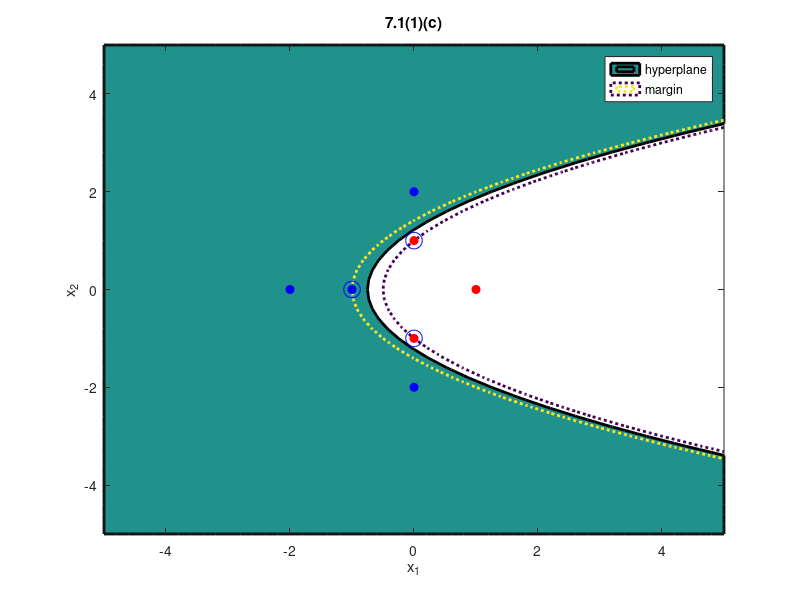

Recreate this plot in MATLAB.
function hw7_1_1c()
x = [1 0; 0 1; 0 -1; -1 0; 0 2; 0 -2; -2 0];
y = [-1; -1; -1; 1; 1; 1; 1];

x1 = x(:, 1);
x2 = x(:, 2);

phi_1 = x2 .^2 - 2*x1 - 1;
phi_2 = x1 .^2 - 2*x2 + 1;


g(1) = -1.5;
g(2) = -2;
g(3) = 1;
margin = 0.5;
[X,Y] = meshgrid(-5:.2:5,-5:.2:5);
Z = g(1) + g(2).*X + g(3).*Y.^2;
contourf( X, Y, Z, [0, 0], 'LineStyle', '-', 'LineWidth', 2);
hold on;
contour( X, Y, Z, [-margin, margin], 'LineStyle', ':', 'LineWidth', 2);

s = ['o', 'o'];
c = ['r', 'b'];
for n = 1:length(y)
    plot( x1(n), x2(n), s( (y(n)+3)/2 ), 'color', 'b', 'MarkerSize', 6, 'MarkerFaceColor', c( (y(n)+3)/2 ),...
        'MarkerEdgeColor', c( (y(n)+3)/2 ));
    if phi_1(n) == 0 || phi_1(n) == 1        
        plot( x1(n), x2(n), 'o', 'color', 'b', 'MarkerSize', 12  );
    end
end
hold off;

title('7.1(1)(c)');
xlabel('x_1');
ylabel('x_2');
legend('hyperplane','margin');
saveas(gcf, 'outputs/7.1(1)(c).png', 'png');
return;
